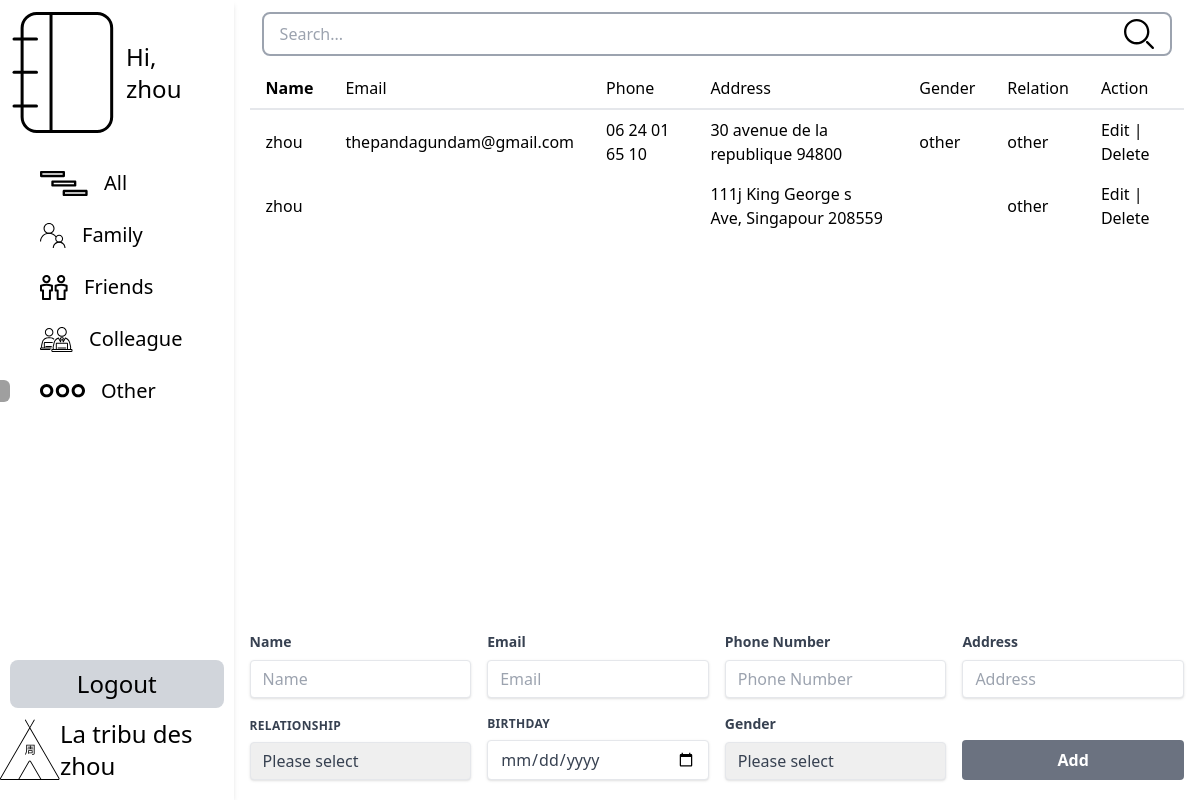
Screenshot of /index.php?filter=other (signed in) with the database file from the repository.
### tables this page shows
CREATE TABLE `contacts` (
  `id` int NOT NULL AUTO_INCREMENT,
  `username` varchar(255) DEFAULT NULL,
  `phoneNumber` varchar(255) DEFAULT NULL,
  `email` varchar(255) DEFAULT NULL,
  `address` varchar(255) DEFAULT NULL,
  `gender` varchar(255) DEFAULT NULL,
  `relationship` varchar(255) DEFAULT NULL,
  `dateOfBirth` date DEFAULT NULL,
  PRIMARY KEY (`id`)
);

### index.php (the view, shortened to what this page needs)
<!DOCTYPE html>
<html lang="en">
<head>
    <script src="https://cdn.tailwindcss.com"></script>
</head>
<body class="h-screen w-screen overflow-hidden font-extralight flex flex-col justify-center items-center">
    <?php
    if(isset($_SESSION['user_id'])){ ?>
        <div class="w-full h-full flex">
            <div class="w-1/5 h-full bg-white mb-10 shadow-md ">
                <div class="w-full h-full relative flex flex-col justify-end ">
                    <div class="w-full h-full relative flex flex-col">
                        <div class="flex items-center">
                            <a href="index.php">
                            </a>
                            <p class="text-2xl">
                                Hi,<br/>
                                <?php echo $_SESSION['username']; ?>
                            </p>
                        </div>
                        <div class="flex flex-col gap-2 mt-4">
                            <a href="index.php" class="category-list-box <?php
                                $filter = $_GET['filter'] ?? 'all';
                                if($filter == 'all'){
                                    echo ' category-list-box-focus';
                                }
                            ?>">
                                <p class="category-list-text">All</p>
                            </a>
                            <a href="index.php?filter=family" class="category-list-box <?php
                            $filter = $_GET['filter'] ?? 'all';
                            if($filter == 'family'){
                                echo ' category-list-box-focus';
                            }
                            ?>">
                                <p class="category-list-text">Family</p>
                            </a>
                            <a href="index.php?filter=friend" class="category-list-box <?php
                            $filter = $_GET['filter'] ?? 'all';
                            if($filter == 'friend'){
                                echo ' category-list-box-focus';
                            }
                            ?>">
                                <p class="category-list-text">Friends</p>
                            </a>
                            <a href="index.php?filter=colleague" class="category-list-box <?php
                            $filter = $_GET['filter'] ?? 'all';
                            if($filter == 'colleague'){
                                echo ' category-list-box-focus';
                            }
                            ?>">
                                <p class="category-list-text">Colleague</p>
                            </a>
                            <a href="index.php?filter=other" class="category-list-box <?php
                            $filter = $_GET['filter'] ?? 'all';
                            if($filter == 'other'){
                                echo ' category-list-box-focus';
                            }
                            ?>">
                                <svg class="absolute left-0 <?php
                                $filter = $_GET['filter'] ?? 'all';
                                echo $filter;
                                if($filter != 'other'){
                                    echo ' hidden';
                                }
                                ?>" width="10" height="22" viewBox="0 0 10 22" fill="none" xmlns="http://www.w3.org/2000/svg">
                                    <rect x="-10" width="20" height="22" rx="6" fill="#9F9F9F"/>
                                </svg>
                                <p class="category-list-text">Other</p>
                            </a>
                        </div>
                    </div>
                    <a href="user/logout.php" class="block bg-gray-300 py-2 w-11/12 rounded-lg mb-3 hover:bg-gray-200 self-center">
                        <p class="text-center text-2xl w-full">Logout</p>
                    </a>
                    <a href="index.php" class="w-full pb-5 flex justify-center items-center h-20">
                        <p class="text-2xl">
                            La tribu des zhou
                        </p>
                    </a>
                </div>
            </div>
            <div class="w-4/5 h-full mx-4 flex flex-col justify-between">
                <div class="flex flex-col w-full">
                    <form class="border-2 border-gray-400 rounded-lg focus:outline-none focus:border-gray-500 m-3 flex items-center justify-center" action="index.php?filter='search'" method="post">
                        <input type="text" name="search" placeholder="Search..." class="h-10 outline-none w-full mx-4">
                        <button type="submit">
                        </button>
                    </form>
                    <table class="table-auto w-full h-max-full overflow-y-scroll">
                        <thead>
                        <tr class="border-b-2">
                            <th class="px-4 py-2 text-left">Name</th>
                            <th class="px-4 py-2 font-extralight text-left">Email</th>
                            <th class="px-4 py-2 font-extralight text-left">Phone</th>
                            <th class="px-4 py-2 font-extralight text-left">Address</th>
                            <th class="px-4 py-2 font-extralight text-left">Gender</th>
                            <th class="px-4 py-2 font-extralight text-left">Relation</th>
                            <th class="px-4 py-2 font-extralight text-left">Action</th>
                        </tr>
                        </thead>
                        <tbody>
                        <?php
                        include "sources/conn.php";
                        $filter = $_GET['filter'] ?? 'all';
                        switch ($filter) {
                            case 'other':
                                $sql = "SELECT * FROM contacts WHERE relationship = 'other'";
                                break;
                        }
                        $result = mysqli_query($conn, $sql);
                        if (mysqli_num_rows($result) > 0) {
                            while ($row = mysqli_fetch_assoc($result)) {
                                echo "<tr>";
                                echo "<td class='px-4 py-2'>" . $row['username'] . "</td>";
                                echo "<td class='px-4 py-2'>" . $row['email'] . "</td>";
                                echo "<td class='px-4 py-2'>" . $row['phoneNumber'] . "</td>";
                                echo "<td class='px-4 py-2'>" . $row['address'] . "</td>";
                                echo "<td class='px-4 py-2'>" . $row['gender'] . "</td>";
                                echo "<td class='px-4 py-2'>" . $row['relationship'] . "</td>";
                                echo "<td class='px-4 py-2'><a href='edit.php?id=" . $row['id'] . "'>Edit</a> | <a href='./sources/delete.php?id=" . $row['id'] . "'>Delete</a></td>";
                                echo "</tr>";
                            }
                        }
                        ?>
                        </tbody>
                    </table>
                </div>
                <form class="mb-5" method="post" action="sources/add.php">
                    <div class="flex flex-col gap-4 justify-end">
                        <div class="flex gap-4 items-end">
                            <div class="w-1/4">
                                <label class="block text-gray-700 text-sm font-bold mb-2" for="name">
                                    Name
                                </label>
                                <input class="shadow appearance-none border rounded w-full py-2 px-3 text-gray-700 leading-tight focus:outline-none focus:shadow-outline"
                                       id="name" type="text" name="name" placeholder="Name" required>
                            </div>
                            <div class="w-1/4">
                                <label class="block text-gray-700 text-sm font-bold mb-2" for="email">
                                    Email
                                </label>
                                <input class="shadow appearance-none border rounded w-full py-2 px-3 text-gray-700 leading-tight focus:outline-none focus:shadow-outline"
                                       id="email" type="email" name="email" placeholder="Email" >
                            </div>
                            <div class="w-1/4">
                                <label class="block text-gray-700 text-sm font-bold mb-2" for="phoneNumber">
                                    Phone Number
                                </label>
                                <input class="shadow appearance-none border rounded w-full py-2 px-3 text-gray-700 leading-tight focus:outline-none focus:shadow-outline"
                                       id="phoneNumber" type="text" name="phoneNumber" placeholder="Phone Number">
                            </div>
                            <div class="w-1/4">
                            <label class="block text-gray-700 text-sm font-bold mb-2" for="address">
                                Address
                            </label>
                            <input class="shadow appearance-none border rounded w-full py-2 px-3 text-gray-700 leading-tight focus:outline-none focus:shadow-outline"
                                   id="address" type="text" name="address" placeholder="Address">
                        </div>
                        </div>
                        <div class="flex gap-4 items-end">
                            <div class="w-1/4">
                                <label class="block uppercase tracking-wide text-gray-700 text-xs font-bold mb-2" for="relationship">
                                    Relationship
                                </label>
                                <select class="shadow appearance-none border rounded w-full py-2 px-3 text-gray-700 leading-tight focus:outline-none focus:shadow-outline" name="relationship" id="relationship">
                                    <option selected value="please select">Please select</option>
                                </select>
                            </div>
                            <div class="w-1/4">
                                <label class="block uppercase tracking-wide text-gray-700 text-xs font-bold mb-2" for="birthday">
                                    Birthday
                                </label>
                                <input class="shadow appearance-none border rounded w-full py-2 px-3 text-gray-700 leading-tight focus:outline-none focus:shadow-outline" id="birthday" type="date" name="birthday" placeholder="Birthday">
                            </div>
                            <div class="w-1/4">
                                <label class="block text-gray-700 text-sm font-bold mb-2" for="gender">
                                    Gender
                                </label>
                                <select class="shadow appearance-none border rounded w-full py-2 px-3 text-gray-700 leading-tight focus:outline-none focus:shadow-outline" name="gender" id="gender">
                                    <option selected value="">Please select</option>
                                </select>
                            </div>
                            <div class="w-1/4">
                                <input type="submit" class="w-full bg-gray-500 hover:bg-gray-700 text-white font-bold py-2 px-4 rounded focus:outline-none focus:shadow-outline"
                                       value="Add">
                            </div>
                        </div>
                    </div>
                </form>
            </div>
        </div>
    <?php } ?>
</body>
</html>

### rows the page displays
contacts: username "zhou", email "thepandagundam@gmail.com", phoneNumber "06 24 01 65 10", address "30 avenue de la republique 94800", gender "other", relationship "other"
contacts: username "zhou", address "111j King George s Ave, Singapour 208559", relationship "other"

### other values shown
$_SESSION['username'] "zhou"
